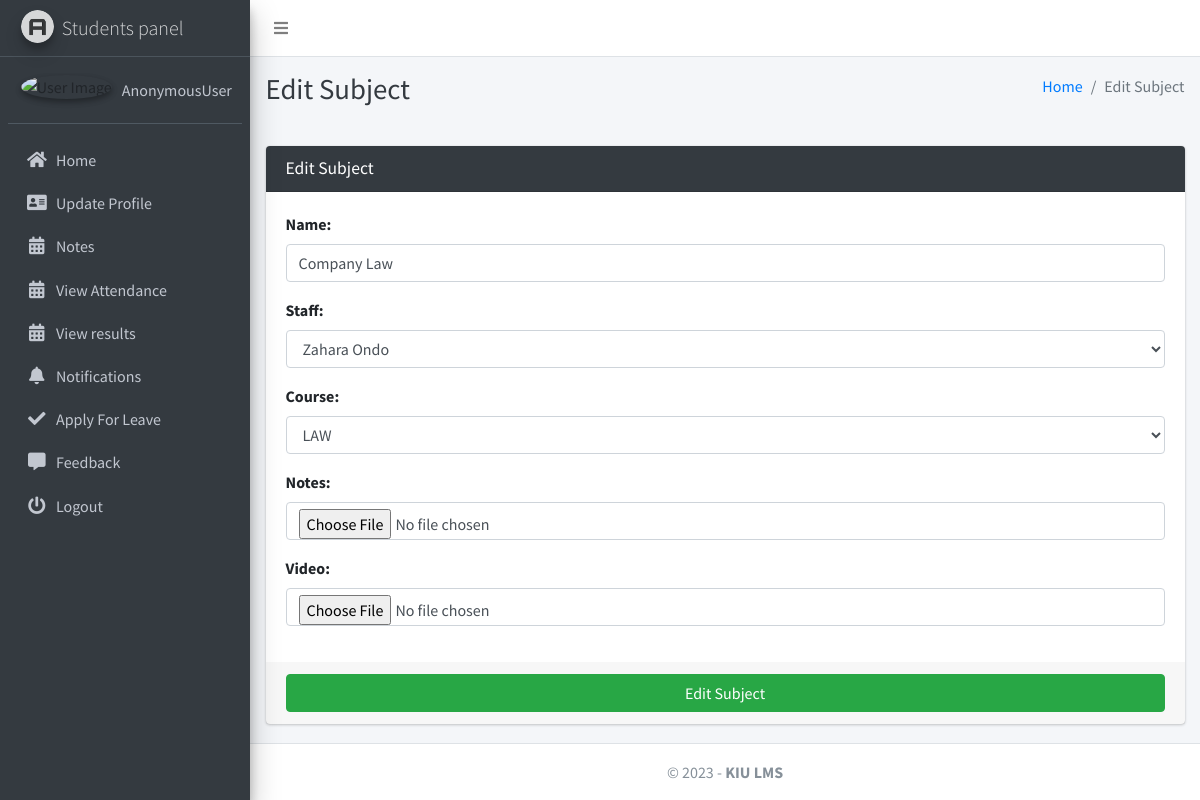
/subject/edit/3, run on the app's committed database.
### studentsmanagementapp/models.py (models this page shows, shortened)
class Subject(models.Model):
    subject_id = models.CharField(max_length=100, unique=True, null=True)
    name = models.CharField(max_length=120)
    slug = models.SlugField(null=True, blank=True)
    staff = models.ForeignKey(Staff,on_delete=models.CASCADE,)
    course = models.ForeignKey(Course, on_delete=models.CASCADE)
    updated_at = models.DateTimeField(auto_now=True)
    created_at = models.DateTimeField(auto_now_add=True)
    standard = models.ForeignKey(Standard, on_delete=models.CASCADE, null=True, related_name='subjects')
    image = models.ImageField(upload_to="notes", blank=True, verbose_name='Subject Image')
    description = models.TextField(max_length=500,blank=True)
    video = models.FileField(upload_to="notes",verbose_name="Video", blank=True, null=True)
    ppt = models.FileField(upload_to="notes",verbose_name="Presentations", blank=True)
    Notes = models.FileField(upload_to="notes",verbose_name="Notes", blank=True)

### studentsmanagementapp/hod_views.py (the view, shortened to what this page needs)
# urls.py: path("subject/edit/<int:subject_id>", hod_views.edit_subject, name='edit_subject'),
def edit_subject(request, subject_id):
    instance = get_object_or_404(Subject, id=subject_id)
    form = SubjectForm(request.POST or None, instance=instance)
    context = {
        'form': form,
        'subject_id': subject_id,
        'page_title': 'Edit Subject'
    }
    return render(request, 'hod_template/edit_subject_template.html', context)

### studentsmanagementapp/forms.py
class SubjectForm(FormSettings):
    def __init__(self, *args, **kwargs):
        super(SubjectForm, self).__init__(*args, **kwargs)
    class Meta:
        model = Subject
        fields = ['name', 'staff', 'course','Notes','video']

### studentsmanagementapp/models.py (called while the page is built)
    def __str__(self):
        return self.name

    def __str__(self):
        return self.admin.last_name + " " + self.admin.first_name

### studentsmanagementapp/templates/hod_template/edit_subject_template.html
{% extends 'main_app/base.html' %}
{% load static %}
{% block page_title %}{{page_title}}{% endblock page_title %}
{% block content %}
<section class="content">
    <div class="container-fluid">
        <div class="row">
            <div class="col-md-12">
                <div class="card card-dark">
                    <div class="card-header">
                        <h3 class="card-title">{{page_title}}</h3>
                    </div>
                    {% include "main_app/form_template.html" with messages=messages  form=form button_text="Edit Subject"%}
                </div>
            </div>
        </div>
    </div>
</section>
{% endblock content %}

### studentsmanagementapp/templates/main_app/form_template.html (shortened to what this page needs)
<form role="form" method="POST" enctype="multipart/form-data">
    <div class="card-body">
        {% for field in form  %}
        <div class="form-group">
            {{field.label_tag}}
            {{field}}
        </div>
        {% endfor %}
    </div>
    <div class="card-footer">
        <button type="submit" class="btn btn-success btn-block">
            {% if button_text %}
            {{button_text}}
            {% else %}
            Submit
            {% endif %}
        </button>
    </div>
</form>

### data on the page
Subject: form "Company Law" "Zahara Ondo" "LAW"

### other printed values
{{ user }} "AnonymousUser"
{{ page_title }} "Edit Subject"
{{ field.label_tag }} "Name:" "Staff:" "Course:" "Notes:" "Video:"
{{ button_text }} "Edit Subject"
